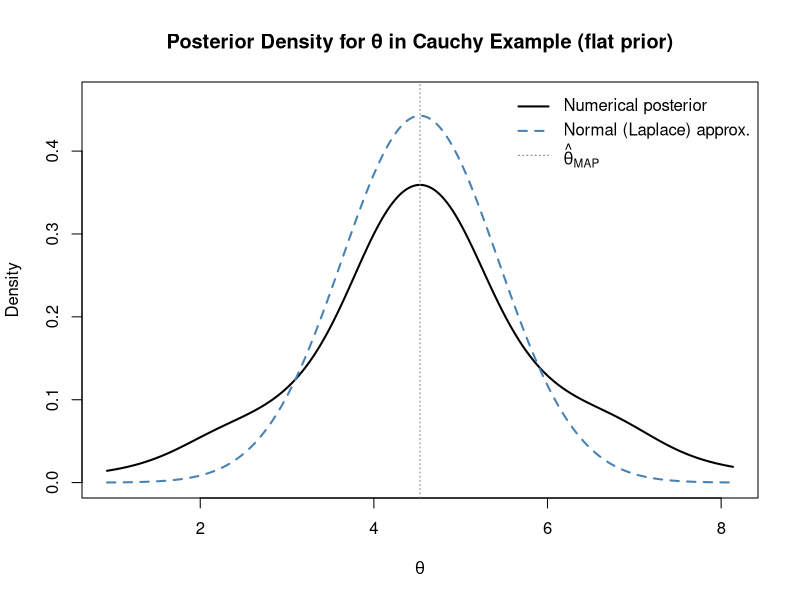
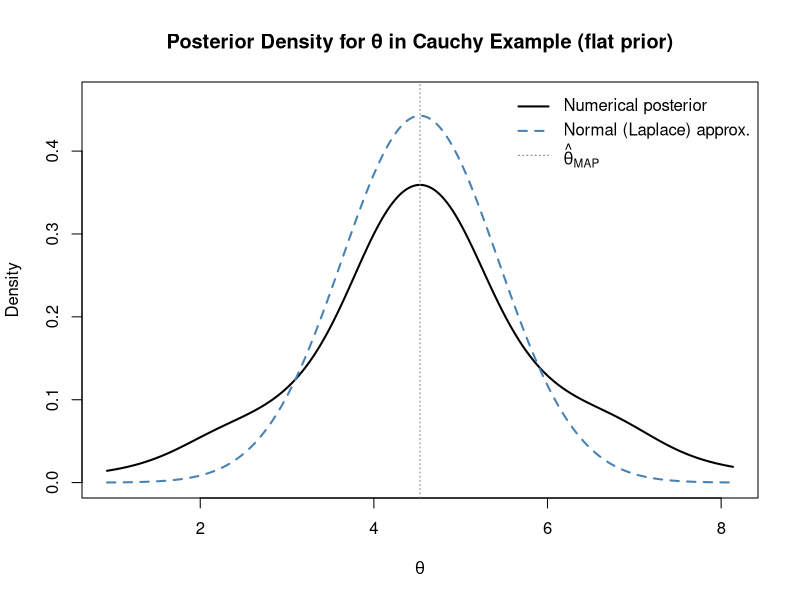

Source code (R) for these figures, in order:
# ==============================================================================
# Laplace Approximation for Cauchy Location Posterior
# Schervish Example 7.104 / PhD Bayesian Statistics Case Study
#
# Prior: N(m0, v0) on theta. Set v0 = Inf for a flat (improper) prior.
# Conjugate precision additivity: the normal prior contributes a fixed
# precision 1/v0 to the posterior curvature, which is 0 when v0 = Inf.
# ==============================================================================
#
# AI GENERATION NOTICE
# ------------------------------------------------------------------------------
# This script was generated with the assistance of Claude Sonnet (Anthropic),
# in an interactive session on May 11, 2026. The mathematical derivations
# (log-likelihood, score, curvature, third derivative) were worked out
# collaboratively in the session and then transcribed into code. Key design
# decisions discussed and adopted during the session include:
#   - Newton-Raphson for finding the posterior mode, initialised at the sample
#     median;
#   - exploitation of precision additivity from the normal prior, with v0 = Inf
#     as a clean special case recovering the flat prior;
#   - numerical normalisation of the true posterior via the trapezoidal rule,
#     consistent with Schervish's approach;
#   - adaptive theta grid based on 4 posterior SDs around the mode.
# The code was reviewed and approved by the course instructor.
# ==============================================================================
# ------------------------------------------------------------------------------
# Log-likelihood, score, and second derivative
# ------------------------------------------------------------------------------

log_lik <- function(theta, x) {
  -length(x) * log(pi) - sum(log(1 + (x - theta)^2))
}

score_lik <- function(theta, x) {
  sum(2 * (x - theta) / (1 + (x - theta)^2))
}

curv_lik <- function(theta, x) {
  u <- x - theta
  sum((2 * u^2 - 2) / (1 + u^2)^2)
}

# ------------------------------------------------------------------------------
# Log-posterior, score, and curvature
# Normal prior N(m0, v0) contributes precision 1/v0; set v0 = Inf for flat prior
# ------------------------------------------------------------------------------

log_posterior_unnorm <- function(theta, x, m0 = 0, v0 = Inf) {
  log_lik(theta, x) - (theta - m0)^2 / (2 * v0)   # second term is 0 when v0 = Inf
}

score_posterior <- function(theta, x, m0 = 0, v0 = Inf) {
  score_lik(theta, x) - (theta - m0) / v0           # prior score term is 0 when v0 = Inf
}

curv_posterior <- function(theta, x, v0 = Inf) {
  curv_lik(theta, x) - 1 / v0                       # prior precision is 0 when v0 = Inf
}

# ------------------------------------------------------------------------------
# Newton-Raphson to find posterior mode and Laplace approximation parameters
# ------------------------------------------------------------------------------

laplace_cauchy <- function(x,
                           m0         = 0,
                           v0         = Inf,
                           theta_init = median(x),
                           tol        = 1e-8,
                           max_iter   = 100,
                           verbose    = TRUE) {
  theta <- theta_init
  
  for (iter in seq_len(max_iter)) {
    s  <- score_posterior(theta, x, m0, v0)
    d2 <- curv_posterior(theta, x, v0)
    
    if (abs(d2) < .Machine$double.eps)
      stop("Second derivative is zero; Newton-Raphson failed.")
    
    step  <- s / d2
    theta <- theta - step
    
    if (verbose)
      cat(sprintf("Iter %3d | theta = %.6f | score = %.2e\n", iter, theta, s))
    
    if (abs(step) < tol) break
  }
  
  mode        <- theta
  post_var    <- -1 / curv_posterior(mode, x, v0)   # = 1 / (I(theta) + 1/v0)
  post_sd     <- sqrt(post_var)
  
  if (verbose) {
    prior_str <- if (is.infinite(v0)) "Flat (improper)"
    else sprintf("N(m0 = %.2f, v0 = %.2f)", m0, v0)
    cat("\n--- Laplace Approximation Results ---\n")
    cat(sprintf("Prior           : %s\n", prior_str))
    cat(sprintf("Posterior mode  : %.4f\n", mode))
    cat(sprintf("Curvature       : %.5f\n", curv_posterior(mode, x, v0)))
    cat(sprintf("Posterior var   : %.4f\n", post_var))
    cat(sprintf("Posterior sd    : %.4f\n", post_sd))
  }
  
  list(
    mode       = mode,
    post_var   = post_var,
    post_sd    = post_sd,
    m0         = m0,
    v0         = v0,
    iterations = iter
  )
}

# ------------------------------------------------------------------------------
# Compute posterior densities
# ------------------------------------------------------------------------------

posterior_densities <- function(fit, x, n_sd = 4, n_grid = 500) {
  theta_grid <- seq(fit$mode - n_sd * fit$post_sd,
                    fit$mode + n_sd * fit$post_sd,
                    length.out = n_grid)
  # Normal (Laplace) approximation density
  dens_normal <- dnorm(theta_grid, mean = fit$mode, sd = fit$post_sd)
  
  # Numerically normalised true posterior (trapezoidal rule)
  log_post <- sapply(theta_grid, log_posterior_unnorm,
                     x = x, m0 = fit$m0, v0 = fit$v0)
  log_post   <- log_post - max(log_post)          # stabilise before exp
  post_raw   <- exp(log_post)
  dtheta     <- theta_grid[2] - theta_grid[1]
  dens_numerical <- post_raw / (sum(post_raw) * dtheta)
  
  list(
    theta         = theta_grid,
    numerical     = dens_numerical,
    normal_approx = dens_normal
  )
}

# ------------------------------------------------------------------------------
# Plot posterior densities
# ------------------------------------------------------------------------------

plot_posterior <- function(dens, fit) {
  prior_str <- if (is.infinite(fit$v0)) "flat prior"
  else sprintf("N(%.1f, %.1f) prior", fit$m0, fit$v0)
  
  ymax <- max(dens$numerical, dens$normal_approx) * 1.05
  
  plot(dens$theta, dens$numerical,
       type = "l", lwd = 2, col = "black",
       ylim = c(0, ymax),
       xlab = expression(theta),
       ylab = "Density",
       main = sprintf("Posterior Density for \u03b8 in Cauchy Example (%s)", prior_str))
  
  lines(dens$theta, dens$normal_approx,
        lwd = 2, lty = 2, col = "steelblue")
  
  abline(v = fit$mode, lty = 3, col = "grey50")
  
  legend("topright",
         legend = c("Numerical posterior", "Normal (Laplace) approx.",
                    expression(hat(theta)[MAP])),
         lty    = c(1, 2, 3),
         lwd    = c(2, 2, 1),
         col    = c("black", "steelblue", "grey50"),
         bty    = "n")
}

# ==============================================================================
# Run for Schervish Example 7.104
# ==============================================================================

x <- c(-5, -3, 0, 2, 4, 5, 7, 9, 11, 14)

# --- Flat prior (reproduces Schervish): v0 = Inf ---
fit_flat  <- laplace_cauchy(x)
dens_flat <- posterior_densities(fit_flat, x)
plot_posterior(dens_flat, fit_flat)

# --- Normal prior example ---
mm0 <- 0
vv0 <- Inf # 10^2
fit_norm  <- laplace_cauchy(x, m0 = mm0, v0 = vv0)
dens_norm <- posterior_densities(fit_norm, x)
plot_posterior(dens_norm, fit_norm)
